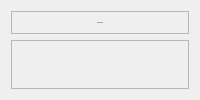
                      <widget class="QWidget" name="widget_main_graph">
                       <layout class="QVBoxLayout" name="verticalLayout_14">
                        <item alignment="Qt::AlignTop">
                         <widget class="QFrame" name="frame_graph_mlabel">
                          <property name="frameShape">
                           <enum>QFrame::StyledPanel</enum>
                          </property>
                          <property name="frameShadow">
                           <enum>QFrame::Raised</enum>
                          </property>
                          <layout class="QVBoxLayout" name="verticalLayout_15">
                           <item alignment="Qt::AlignTop">
                            <widget class="QLabel" name="label_graph_main">
                             <property name="font">
                              <font>
                               <family>Trebuchet MS</family>
                               <pointsize>-1</pointsize>
                              </font>
                             </property>
                             <property name="text">
                              <string>Main Graph</string>
                             </property>
                             <property name="alignment">
                              <set>Qt::AlignCenter</set>
                             </property>
                            </widget>
                           </item>
                          </layout>
                         </widget>
                        </item>
                        <item>
                         <widget class="QFrame" name="frame_graph_mgraph">
                          <property name="sizePolicy">
                           <sizepolicy hsizetype="Preferred" vsizetype="Expanding">
                            <horstretch>0</horstretch>
                            <verstretch>0</verstretch>
                           </sizepolicy>
                          </property>
                          <property name="frameShape">
                           <enum>QFrame::StyledPanel</enum>
                          </property>
                          <property name="frameShadow">
                           <enum>QFrame::Raised</enum>
                          </property>
                          <layout class="QGridLayout" name="gridLayout"/>
                         </widget>
                        </item>
                       </layout>
                      </widget>
